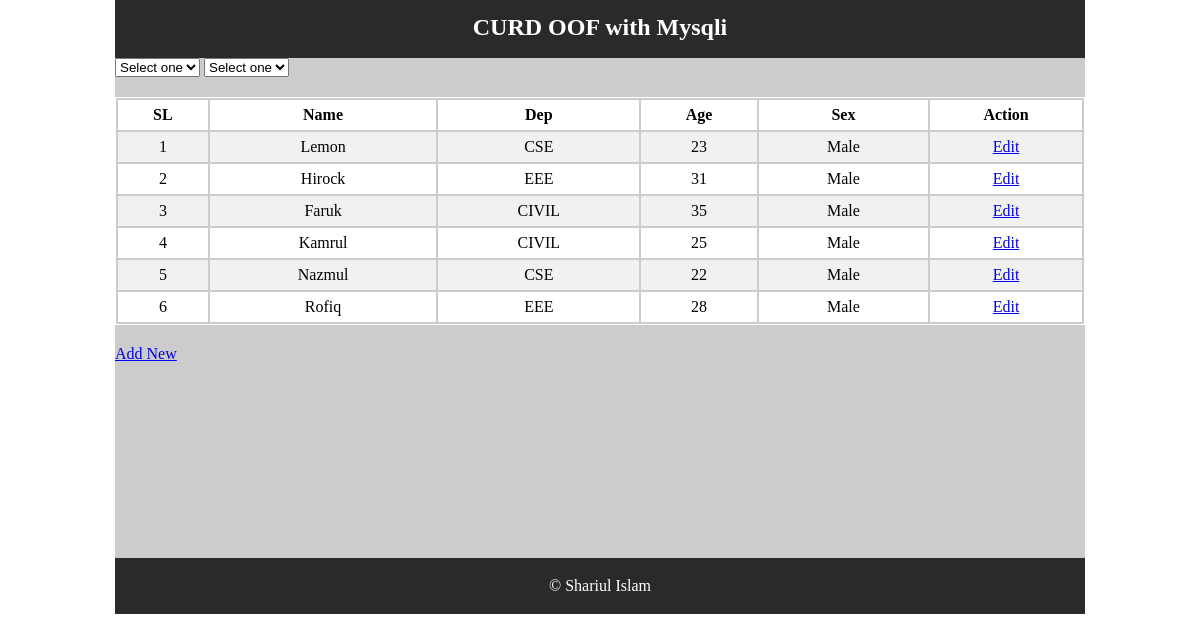
The page / on the database its author committed.
### tables this page shows
CREATE TABLE `user_tbl` (
  `id` int(11) NOT NULL,
  `name` varchar(64) NOT NULL,
  `age` varchar(64) NOT NULL,
  `dep` varchar(64) NOT NULL,
  `sex` varchar(8) NOT NULL,
  `skill` varchar(255) NOT NULL
);

### database.php (called while the page is built, shortened)
<?php
	class Database{
		public $host 	= DB_HOST;
		public $user 	= DB_USER;
		public $pass 	= DB_PASS;
		public $dbname 	= DB_NAME;
		public $link;
		private function ConnectionDB(){
			$this->link = new mysqli($this->host, $this->user,$this->pass,$this->dbname);
		}
		public function ReadData($sql){
			$result = $this->link->query($sql) or die ($this->link->error.__LINE__);
			if($result->num_rows>0){
				return $result;
			}else{
				return false;
			}
		}
	}

### index.php (the view, shortened to what this page needs)
<?php
	include'inc/header.php';
	include'database.php';
?>
<select id="fatch">
	<option>Select one</option>
</select>
<select id="fatch1">
	<option>Select one</option>
</select>
<div id="table_container">
	<table class="tblone" id="tblon">
 	<tr>
 		<th>SL</th>
 		<th>Name</th>
 		<th>Dep</th>
 		<th>Age</th>
 		<th>Sex</th>
 		<th>Action</th>
 	</tr>
 	<?php
		$db = new Database();
		$sql = "SELECT * FROM user_tbl";
		$ViewData = $db->ReadData($sql);
	?>
 	<?php
 		if($ViewData){
 			$i=1;
 			while($row = $ViewData->fetch_assoc()){
 	?>
 	<tr>
 		<td><?php echo $i++;?></td>
 		<td><?php echo $row['name']?></td>
 		<td><?php echo $row['dep']?></td>
 		<td><?php echo $row['age']?></td>
 		<td><?php echo $row['sex']?></td>
 		<td><a href="update.php?id=<?php echo $row['id'];?>">Edit</a></td>
 	</tr>
 	<?php }} else{ ?>
 		<p>Data is not Avabile</p>
 	<?php }?>
</table>
</div>
<a href="create.php">Add New</a>
<?php include'inc/footer.php';?>

### inc/header.php (shortened to what this page needs)
<!DOCTYPE html>
<html>
<head>
	<link rel="stylesheet" type="text/css" href="inc/style.css">
</head>
<body>
	<div class="wraper">
		<div class="HeaderSection">
			<h2>CURD OOF with Mysqli</h2>
		</div>
			<div class="ContentSection">

### inc/footer.php
		</div>
<div class="FooterSection">
			<p>&copy; Shariul Islam</p>
		</div>
	</div>
</body>
</html>

### inc/style.css (style rules this page uses)
body { padding: 0px; margin: 0px; outline: 0px; }
.wraper { width: 970px; margin: 0px auto; }
.HeaderSection { background: #2A2A2A; height: 58px; margin-top: -20px; text-align: center; }
.HeaderSection h2 { color: #fff; padding: 14px; }
.ContentSection { min-height: 500px; background: #ccc; margin-bottom: -16px; }
.FooterSection { background: #2A2A2A; text-align: center; }
.FooterSection p { padding: 19px; color: #fff; }
.tblone { width: 100%; border: 1px solid #fff; margin: 20px 0; }
.tblone td { padding: 5px 10px; text-align: center; }
table.tblone tr:nth-child(2n+1) { background: #fff; height: 30px; }
table.tblone tr:nth-child(2n) { background: #f1f1f1; height: 30px; }

### rows shown on the page
user_tbl: name "Lemon", dep "CSE", age "23", sex "Male"
user_tbl: name "Hirock", dep "EEE", age "31", sex "Male"
user_tbl: name "Faruk", dep "CIVIL", age "35", sex "Male"
user_tbl: name "Kamrul", dep "CIVIL", age "25", sex "Male"
user_tbl: name "Nazmul", dep "CSE", age "22", sex "Male"
user_tbl: name "Rofiq", dep "EEE", age "28", sex "Male"
